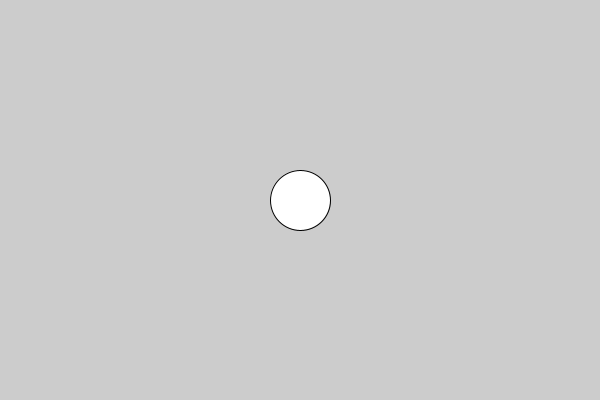
Frame 1 (no input)
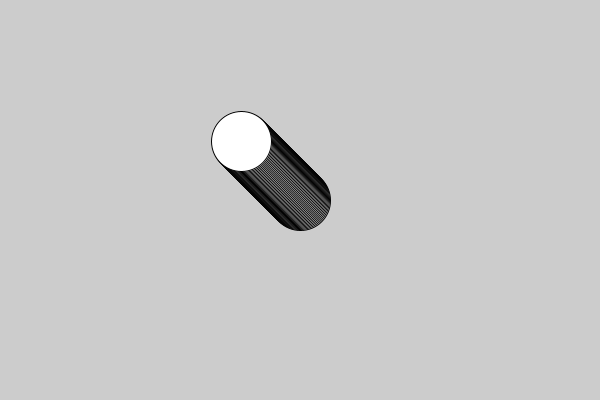
Frame 60 (the mouse pressed at the canvas centre just before this capture)
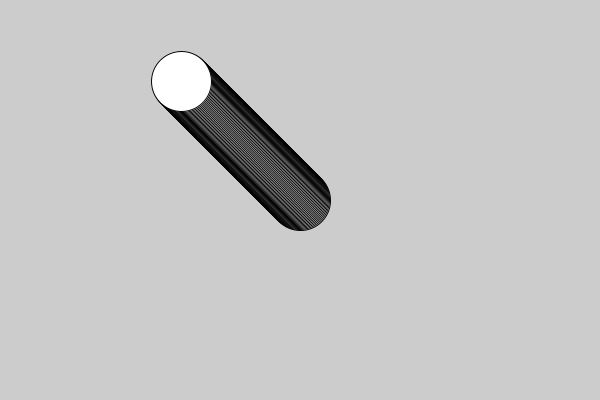
Frame 120 (the mouse held since frame 60 and released just before this capture)

The Processing sketch that drew these frames (run headless with seeded random() and noise(); from frame 60 on, the mouse is pressed at the canvas centre):

// Processing sketch: Travelling_Circle
// ── Travelling_Circle.pde
float x;
float y;

void setup()
{
  size(600,400);
  x = width/2;
  y = height/2;
}

void draw()
{
  ellipse(x, y, 60, 60);
  x -= 1;
  y -= 1;
}
